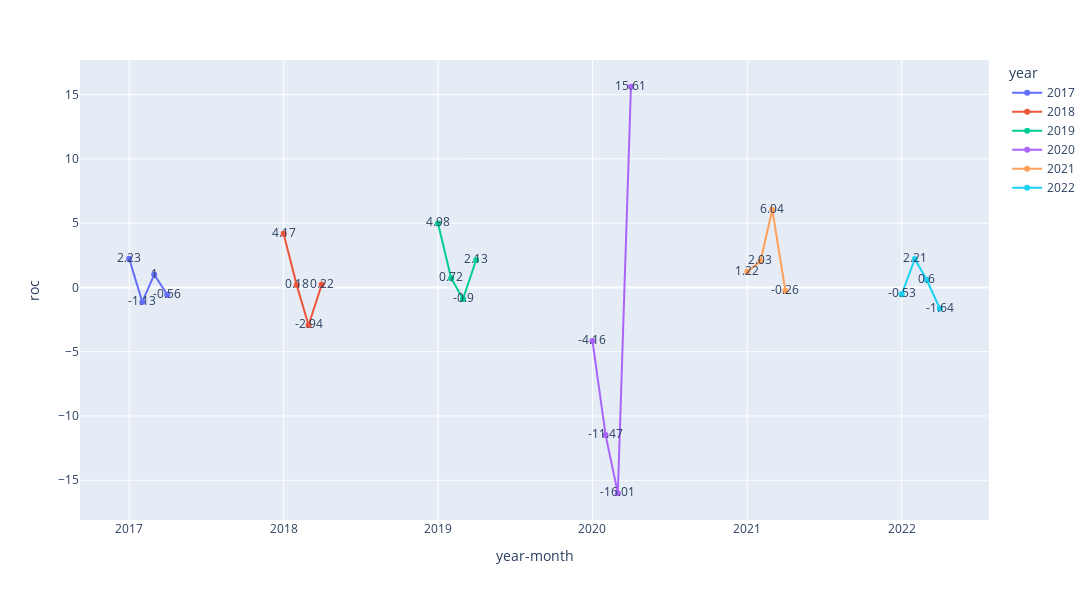
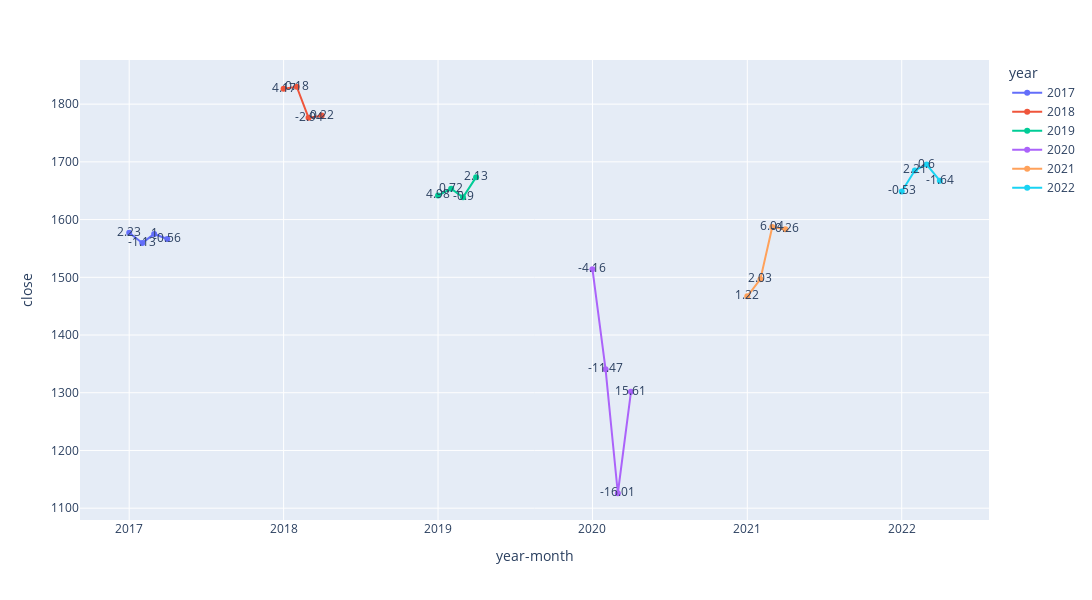

The cell these charts' notebook holds for them, in order:
### Code cell
import plotly.express as px
import plotly.graph_objects as go
from plotly.subplots import make_subplots

fig = px.line(df, x='year-month', y='roc', color='year',text='roc', width=1200, height=600)
fig.show()

fig = px.line(df, x='year-month', y='close', color='year',text='roc', width=1200, height=600)
fig.show()

### Figure 1 — Plotly figure (JSON) as saved in the notebook; plotly's stock layout.template omitted (floating-point values rounded to 4 significant figures)
{"data": [{"hovertemplate": "year=2017<br>year-month=%{x}<br>roc=%{text}<extra></extra>", "legendgroup": "2017", "line": {"color": "#636efa", "dash": "solid"}, "marker": {"symbol": "circle"}, "mode": "text+lines+markers", "name": "2017", "orientation": "v", "showlegend": true, "text": [2.23, -1.13, 1, -0.56], "type": "scatter", "x": ["2017-1", "2017-2", "2017-3", "2017-4"], "xaxis": "x", "y": [2.23, -1.13, 1, -0.56], "yaxis": "y"}, {"hovertemplate": "year=2018<br>year-month=%{x}<br>roc=%{text}<extra></extra>", "legendgroup": "2018", "line": {"color": "#EF553B", "dash": "solid"}, "marker": {"symbol": "circle"}, "mode": "text+lines+markers", "name": "2018", "orientation": "v", "showlegend": true, "text": [4.17, 0.18, -2.94, 0.22], "type": "scatter", "x": ["2018-1", "2018-2", "2018-3", "2018-4"], "xaxis": "x", "y": [4.17, 0.18, -2.94, 0.22], "yaxis": "y"}, {"hovertemplate": "year=2019<br>year-month=%{x}<br>roc=%{text}<extra></extra>", "legendgroup": "2019", "line": {"color": "#00cc96", "dash": "solid"}, "marker": {"symbol": "circle"}, "mode": "text+lines+markers", "name": "2019", "orientation": "v", "showlegend": true, "text": [4.98, 0.72, -0.9, 2.13], "type": "scatter", "x": ["2019-1", "2019-2", "2019-3", "2019-4"], "xaxis": "x", "y": [4.98, 0.72, -0.9, 2.13], "yaxis": "y"}, {"hovertemplate": "year=2020<br>year-month=%{x}<br>roc=%{text}<extra></extra>", "legendgroup": "2020", "line": {"color": "#ab63fa", "dash": "solid"}, "marker": {"symbol": "circle"}, "mode": "text+lines+markers", "name": "2020", "orientation": "v", "showlegend": true, "text": [-4.16, -11.47, -16.01, 15.61], "type": "scatter", "x": ["2020-1", "2020-2", "2020-3", "2020-4"], "xaxis": "x", "y": [-4.16, -11.47, -16.01, 15.61], "yaxis": "y"}, {"hovertemplate": "year=2021<br>year-month=%{x}<br>roc=%{text}<extra></extra>", "legendgroup": "2021", "line": {"color": "#FFA15A", "dash": "solid"}, "marker": {"symbol": "circle"}, "mode": "text+lines+markers", "name": "2021", "orientation": "v", "showlegend": true, "text": [1.22, 2.03, 6.04, -0.26], "type": "scatter", "x": ["2021-1", "2021-2", "2021-3", "2021-4"], "xaxis": "x", "y": [1.22, 2.03, 6.04, -0.26], "yaxis": "y"}, {"hovertemplate": "year=2022<br>year-month=%{x}<br>roc=%{text}<extra></extra>", "legendgroup": "2022", "line": {"color": "#19d3f3", "dash": "solid"}, "marker": {"symbol": "circle"}, "mode": "text+lines+markers", "name": "2022", "orientation": "v", "showlegend": true, "text": [-0.53, 2.21, 0.6, -1.64], "type": "scatter", "x": ["2022-1", "2022-2", "2022-3", "2022-4"], "xaxis": "x", "y": [-0.53, 2.21, 0.6, -1.64], "yaxis": "y"}], "layout": {"height": 600, "legend": {"title": {"text": "year"}, "tracegroupgap": 0}, "margin": {"t": 60}, "width": 1200, "xaxis": {"anchor": "y", "autorange": true, "domain": [0, 1], "range": ["2016-09-07 17:13:19.8672", "2022-07-25 06:46:40.1328"], "title": {"text": "year-month"}, "type": "date"}, "yaxis": {"anchor": "x", "autorange": true, "domain": [0, 1], "range": [-18.09, 17.69], "title": {"text": "roc"}, "type": "linear"}}}

### Figure 2 — Plotly figure (JSON) as saved in the notebook; plotly's stock layout.template omitted (floating-point values rounded to 4 significant figures)
{"data": [{"hovertemplate": "year=2017<br>year-month=%{x}<br>close=%{y}<br>roc=%{text}<extra></extra>", "legendgroup": "2017", "line": {"color": "#636efa", "dash": "solid"}, "marker": {"symbol": "circle"}, "mode": "text+lines+markers", "name": "2017", "orientation": "v", "showlegend": true, "text": [2.23, -1.13, 1, -0.56], "type": "scatter", "x": ["2017-1", "2017-2", "2017-3", "2017-4"], "xaxis": "x", "y": [1577.0, 1560.0, 1575.0, 1566.0], "yaxis": "y"}, {"hovertemplate": "year=2018<br>year-month=%{x}<br>close=%{y}<br>roc=%{text}<extra></extra>", "legendgroup": "2018", "line": {"color": "#EF553B", "dash": "solid"}, "marker": {"symbol": "circle"}, "mode": "text+lines+markers", "name": "2018", "orientation": "v", "showlegend": true, "text": [4.17, 0.18, -2.94, 0.22], "type": "scatter", "x": ["2018-1", "2018-2", "2018-3", "2018-4"], "xaxis": "x", "y": [1827.0, 1830.0, 1776.0, 1780.0], "yaxis": "y"}, {"hovertemplate": "year=2019<br>year-month=%{x}<br>close=%{y}<br>roc=%{text}<extra></extra>", "legendgroup": "2019", "line": {"color": "#00cc96", "dash": "solid"}, "marker": {"symbol": "circle"}, "mode": "text+lines+markers", "name": "2019", "orientation": "v", "showlegend": true, "text": [4.98, 0.72, -0.9, 2.13], "type": "scatter", "x": ["2019-1", "2019-2", "2019-3", "2019-4"], "xaxis": "x", "y": [1642.0, 1653.0, 1639.0, 1674.0], "yaxis": "y"}, {"hovertemplate": "year=2020<br>year-month=%{x}<br>close=%{y}<br>roc=%{text}<extra></extra>", "legendgroup": "2020", "line": {"color": "#ab63fa", "dash": "solid"}, "marker": {"symbol": "circle"}, "mode": "text+lines+markers", "name": "2020", "orientation": "v", "showlegend": true, "text": [-4.16, -11.47, -16.01, 15.61], "type": "scatter", "x": ["2020-1", "2020-2", "2020-3", "2020-4"], "xaxis": "x", "y": [1514.0, 1341.0, 1126.0, 1302.0], "yaxis": "y"}, {"hovertemplate": "year=2021<br>year-month=%{x}<br>close=%{y}<br>roc=%{text}<extra></extra>", "legendgroup": "2021", "line": {"color": "#FFA15A", "dash": "solid"}, "marker": {"symbol": "circle"}, "mode": "text+lines+markers", "name": "2021", "orientation": "v", "showlegend": true, "text": [1.22, 2.03, 6.04, -0.26], "type": "scatter", "x": ["2021-1", "2021-2", "2021-3", "2021-4"], "xaxis": "x", "y": [1467.0, 1497.0, 1587.0, 1583.0], "yaxis": "y"}, {"hovertemplate": "year=2022<br>year-month=%{x}<br>close=%{y}<br>roc=%{text}<extra></extra>", "legendgroup": "2022", "line": {"color": "#19d3f3", "dash": "solid"}, "marker": {"symbol": "circle"}, "mode": "text+lines+markers", "name": "2022", "orientation": "v", "showlegend": true, "text": [-0.53, 2.21, 0.6, -1.64], "type": "scatter", "x": ["2022-1", "2022-2", "2022-3", "2022-4"], "xaxis": "x", "y": [1649.0, 1685.0, 1695.0, 1667.0], "yaxis": "y"}], "layout": {"height": 600, "legend": {"title": {"text": "year"}, "tracegroupgap": 0}, "margin": {"t": 60}, "width": 1200, "xaxis": {"anchor": "y", "autorange": true, "domain": [0, 1], "range": ["2016-09-07 17:13:19.8672", "2022-07-25 06:46:40.1328"], "title": {"text": "year-month"}, "type": "date"}, "yaxis": {"anchor": "x", "autorange": true, "domain": [0, 1], "range": [1080.0, 1876.0], "title": {"text": "close"}, "type": "linear"}}}
